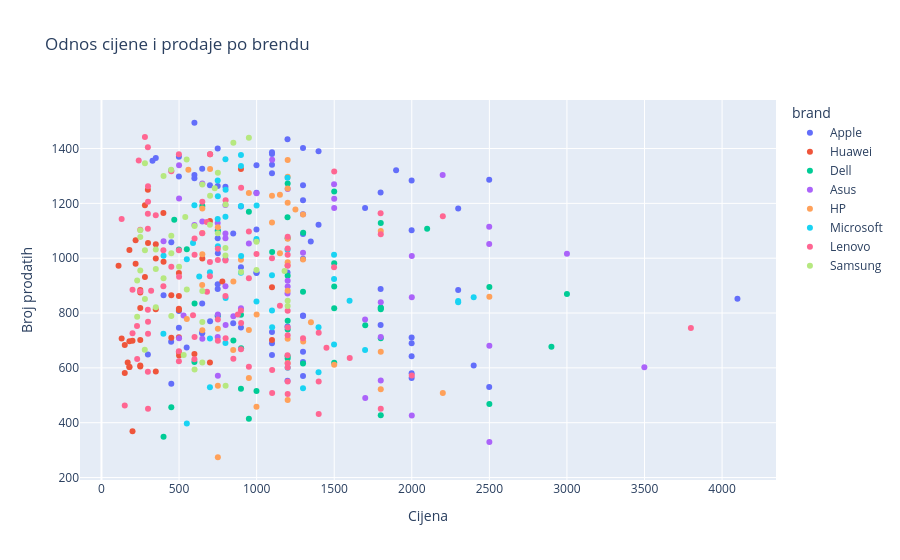

Write notebook code for a chart like this one.
### Markdown cell above
## Odnos cijene i prodaje
Preko scatter plota cu prikazati da li skuplje cijene znace manju prodaju,svaka tacka je jedan proizvod,a boja oznacava brend.

### Code cell
fig5 = px.scatter(
    df_filtered,
    x='price',
    y='quantity_sold',
    color='brand',
    hover_name='product_name',
    title='Odnos cijene i prodaje po brendu',
    labels={"price":"Cijena","quantity_sold":"Broj prodatih"},
    size_max=15
)
fig5.show()

### Figure 1 — Plotly figure (JSON) as saved in the notebook; plotly's stock layout.template omitted (floating-point values rounded to 4 significant figures)
{"data": [{"hovertemplate": "<b>%{hovertext}</b><br><br>brand=Apple<br>Cijena=%{x}<br>Broj prodatih=%{y}<extra></extra>", "hovertext": ["iPad mini (2021) (64GB, Blue)", "iPad Pro 11 (2018) (128GB, Purple)", "iPad Pro 11 (2018) (128GB, Green)", "MacBook Pro 14 (2021) (1TB, White)", "MacBook Air M2 (2022) (512GB, Brown)", "iPad mini (2021) (512GB, White)", "MacBook Air (2017) (1TB, Purple)", "iPad Pro 11 (2018) (1TB, Blue)", "iPad Air (2019) (256GB, Orange)", "MacBook Pro 13 (2020) (128GB, Purple)", "MacBook Pro 16 (2021) (64GB, Green)", "iPad Pro 12.9 (2021) (1TB, Blue)", "MacBook Pro 14 (2023) (128GB, Purple)", "iPad Air (2020) (1TB, Gray)", "MacBook Air M1 (2020) (256GB, Purple)", "MacBook Pro 13 (2022) (64GB, White)", "MacBook Pro 13 (2020) (1TB, Green)", "MacBook Pro 14 (2021) (512GB, Purple)", "MacBook Pro 13 (2020) (256GB, Yellow)", "iPad Pro 11 (2020) (512GB, Red)", "MacBook Pro 14 (2023) (512GB, White)", "iPad Pro 11 (2020) (256GB, Brown)", "iPad Air (2019) (512GB, Brown)", "iPad (2017) (64GB, White)", "MacBook Air M2 (2022) (256GB, Gray)", "MacBook Air M1 (2020) (64GB, Yellow)", "iPad Air (2020) (256GB, Red)", "iPad Air (2020) (256GB, White)", "MacBook Pro 14 (2023) (128GB, Orange)", "MacBook Air (2017) (512GB, White)", "iPad Pro 11 (2020) (64GB, Black)", "MacBook Air M2 (2022) (256GB, Orange)", "MacBook Air (2019) (512GB, Green)", "iPad Pro 12.9 (2021) (1TB, White)", "iPad mini (2021) (64GB, Green)", "MacBook Pro 14 (2021) (128GB, Black)", "iPad Pro 12.9 (2021) (512GB, Green)", "MacBook Pro 16 (2021) (128GB, Yellow)", "iPad (2020) (1TB, Brown)", "MacBook Pro 13 (2019) (256GB, Blue)", "iPad (2018) (64GB, Gray)", "MacBook Air M1 (2020) (256GB, Blue)", "MacBook Pro 13 (2019) (64GB, Green)", "MacBook Air M2 (2022) (512GB, Blue)", "MacBook Air (2019) (1TB, Black)", "iPad Pro 11 (2018) (256GB, Brown)", "iPad Air (2019) (128GB, Brown)", "MacBook Air M1 (2020) (512GB, Yellow)", "iPad Air (2020) (512GB, Purple)", "iPad mini (2021) (256GB, Black)", "iPad Air (2022) (256GB, Blue)", "iPad (2017) (256GB, Orange)", "MacBook Pro 16 (2021) (1TB, Orange)", "iPad mini (2021) (256GB, Orange)", "MacBook Pro 13 (2022) (256GB, Brown)", "iPad (2020) (512GB, Brown)", "MacBook Air (2019) (128GB, Orange)", "MacBook Pro 13 (2019) (256GB, Black)", "iPad (2018) (256GB, Brown)", "iPad Air (2020) (512GB, White)", "MacBook Air M1 (2020) (512GB, Orange)", "MacBook Air (2019) (128GB, Yellow)", "MacBook Pro 13 (2019) (128GB, Yellow)", "MacBook Pro 14 (2021) (256GB, Blue)", "iPad (2018) (128GB, Brown)", "iPad (2020) (1TB, Blue)", "MacBook Air (2017) (1TB, White)", "iPad Pro 11 (2020) (256GB, Red)", "iPad (2017) (64GB, Yellow)", "MacBook Pro 16 (2021) (512GB, Gray)", "iPad (2017) (128GB, Orange)", "MacBook Air (2017) (128GB, Purple)", "iPad (2020) (512GB, Gray)", "iPad Air (2022) (64GB, Green)", "MacBook Pro 13 (2022) (1TB, Orange)", "MacBook Air M2 (2022) (512GB, Red)", "iPad Air (2022) (256GB, Red)", "iPad (2017) (1TB, Brown)", "MacBook Pro 13 (2022) (1TB, Purple)", "iPad Air (2022) (128GB, Yellow)", "MacBook Pro 13 (2022) (128GB, Red)", "MacBook Pro 13 (2019) (256GB, Red)", "iPad Pro 11 (2018) (512GB, Orange)", "iPad Air (2019) (128GB, Purple)", "MacBook Pro 13 (2020) (64GB, Green)", "MacBook Pro 13 (2020) (128GB, Orange)"], "legendgroup": "Apple", "marker": {"color": "#636efa", "symbol": "circle"}, "mode": "markers", "name": "Apple", "orientation": "v", "showlegend": true, "type": "scatter", "x": [499.0, 699.0, 649.0, 2299.0, 1349.0, 749.0, 450.0, 999.0, 549.0, 1299.0, 4099.0, 1799.0, 1999.0, 899.0, 999.0, 1999.0, 1799.0, 1999.0, 1099.0, 1299.0, 1999.0, 849.0, 649.0, 299.0, 1099.0, 1099.0, 749.0, 749.0, 1999.0, 750.0, 799.0, 1099.0, 1099.0, 1799.0, 499.0, 1999.0, 1299.0, 2399.0, 1199.0, 1099.0, 329.0, 999.0, 2299.0, 1399.0, 1299.0, 799.0, 499.0, 1199.0, 749.0, 599.0, 749.0, 649.0, 2499.0, 649.0, 1199.0, 849.0, 999.0, 1299.0, 449.0, 749.0, 1199.0, 899.0, 1299.0, 1999.0, 350.0, 1299.0, 700.0, 899.0, 400.0, 2499.0, 449.0, 450.0, 1099.0, 599.0, 1699.0, 1399.0, 749.0, 999.0, 1899.0, 599.0, 1299.0, 1299.0, 999.0, 499.0, 1299.0, 1299.0], "xaxis": "x", "y": [807.0, 1266.0, 1326.0, 1181.0, 1061.0, 888.0, 542.0, 1064.0, 674.0, 998.0, 852.0, 1240.0, 563.0, 747.0, 1239.0, 711.0, 756.0, 642.0, 690.0, 791.0, 690.0, 1090.0, 835.0, 649.0, 1380.0, 1341.0, 1073.0, 788.0, 580.0, 1018.0, 996.0, 1386.0, 1310.0, 888.0, 1298.0, 1102.0, 1402.0, 609.0, 948.0, 647.0, 1355.0, 1339.0, 884.0, 1122.0, 621.0, 1261.0, 746.0, 553.0, 1400.0, 1292.0, 1101.0, 726.0, 530.0, 728.0, 751.0, 763.0, 1105.0, 789.0, 1320.0, 905.0, 1434.0, 1189.0, 1160.0, 1283.0, 1365.0, 1088.0, 770.0, 967.0, 865.0, 1286.0, 695.0, 1058.0, 731.0, 1494.0, 1183.0, 1390.0, 1263.0, 948.0, 1321.0, 1303.0, 1266.0, 1211.0, 946.0, 1370.0, 570.0, 659.0], "yaxis": "y"}, {"hovertemplate": "<b>%{hovertext}</b><br><br>brand=Huawei<br>Cijena=%{x}<br>Broj prodatih=%{y}<extra></extra>", "hovertext": ["MediaPad T5 (64GB, Brown)", "MatePad T10s (512GB, Yellow)", "MatePad Pro 12.6 (128GB, White)", "MediaPad T5 (512GB, Yellow)", "MediaPad T5 (512GB, Purple)", "MediaPad M6 (64GB, Green)", "MediaPad M6 (1TB, Brown)", "MatePad Pro 12.6 (1TB, Yellow)", "MatePad 11 (512GB, Blue)", "MatePad T10 (64GB, Blue)", "MatePad T8 (512GB, Red)", "MatePad T8 (256GB, Green)", "MatePad T8 (256GB, Gray)", "MediaPad M6 (1TB, White)", "MatePad T10s (128GB, Gray)", "MediaPad T5 (128GB, Orange)", "MatePad T8 (1TB, Black)", "MatePad T10s (1TB, Gray)", "MatePad Pro (64GB, Blue)", "MediaPad M5 (128GB, Red)", "MatePad Pro (128GB, Green)", "MatePad Pro 12.6 (1TB, Green)", "MatePad Pro (64GB, Orange)", "MatePad T10 (64GB, Red)", "MatePad 11 (1TB, Green)", "MediaPad M5 (64GB, Black)", "MatePad 11 (128GB, Green)", "MatePad T10 (512GB, Purple)", "MatePad Paper (512GB, Brown)", "MatePad 11 (64GB, Brown)", "MatePad Paper (64GB, Orange)", "MatePad 11 (512GB, Yellow)", "MediaPad M5 (256GB, Black)", "MatePad Paper (256GB, Yellow)", "MatePad T10s (256GB, Blue)", "MatePad Pro (64GB, Black)", "MatePad T8 (512GB, Blue)", "MediaPad M6 (64GB, Purple)", "MediaPad M5 (64GB, Brown)", "MatePad Paper (128GB, Green)", "MatePad Pro 12.6 (128GB, Yellow)", "MediaPad M6 (128GB, Black)", "MatePad T10s (64GB, Yellow)", "MatePad T10 (512GB, Yellow)", "MediaPad T5 (1TB, Blue)", "MediaPad M5 (512GB, Green)", "MatePad T10s (64GB, Yellow)"], "legendgroup": "Huawei", "marker": {"color": "#EF553B", "symbol": "circle"}, "mode": "markers", "name": "Huawei", "orientation": "v", "showlegend": true, "type": "scatter", "x": [220.0, 250.0, 700.0, 280.0, 300.0, 280.0, 450.0, 1099.0, 699.0, 150.0, 150.0, 169.0, 110.0, 650.0, 220.0, 250.0, 180.0, 250.0, 499.0, 399.0, 599.0, 1099.0, 499.0, 180.0, 899.0, 350.0, 450.0, 250.0, 699.0, 400.0, 499.0, 500.0, 350.0, 499.0, 200.0, 499.0, 130.0, 250.0, 299.0, 499.0, 779.0, 350.0, 180.0, 200.0, 250.0, 350.0, 180.0], "xaxis": "x", "y": [980.0, 702.0, 1379.0, 931.0, 1055.0, 1193.0, 710.0, 702.0, 1136.0, 581.0, 683.0, 620.0, 972.0, 999.0, 1065.0, 818.0, 697.0, 609.0, 862.0, 1165.0, 651.0, 894.0, 946.0, 1030.0, 1325.0, 814.0, 865.0, 884.0, 620.0, 987.0, 816.0, 645.0, 1051.0, 658.0, 369.0, 811.0, 707.0, 605.0, 1250.0, 712.0, 915.0, 999.0, 603.0, 699.0, 875.0, 587.0, 603.0], "yaxis": "y"}, {"hovertemplate": "<b>%{hovertext}</b><br><br>brand=Dell<br>Cijena=%{x}<br>Broj prodatih=%{y}<extra></extra>", "hovertext": ["G3 15 (512GB, Gray)", "Latitude 7400 (64GB, Green)", "Inspiron 14 5000 (128GB, Green)", "XPS 17 (9700) (1TB, Black)", "Inspiron 14 5000 (256GB, Gray)", "Inspiron 15 3000 (1TB, Brown)", "Latitude 7400 (1TB, Orange)", "Inspiron 14 5000 (512GB, Purple)", "G5 15 (1TB, White)", "XPS 15 (9500) (64GB, Blue)", "Alienware m15 R3 (256GB, Black)", "XPS 13 (9370) (1TB, Black)", "XPS 15 (9500) (256GB, Yellow)", "XPS 15 (9500) (256GB, White)", "XPS 13 (9360) (256GB, Orange)", "XPS 17 (9700) (64GB, Yellow)", "XPS 15 (9500) (64GB, Yellow)", "XPS 13 (9360) (512GB, Purple)", "G3 15 (64GB, Red)", "Alienware m15 R3 (1TB, Gray)", "Inspiron 15 3000 (64GB, Green)", "Latitude 7400 (512GB, Orange)", "G3 15 (256GB, Yellow)", "XPS 13 (9360) (1TB, Purple)", "XPS 17 (9700) (256GB, Red)", "XPS 13 (9360) (64GB, Black)", "Inspiron 15 3000 (512GB, Black)", "Inspiron 15 3000 (256GB, Black)", "XPS 13 (9370) (64GB, Purple)", "Latitude 7400 (128GB, Gray)", "G5 15 (64GB, Green)", "Alienware m15 R3 (1TB, Brown)", "Alienware m15 R3 (1TB, Brown)", "G5 15 (512GB, Blue)", "Inspiron 15 3000 (1TB, Gray)", "G3 15 (128GB, Yellow)", "XPS 13 (9360) (256GB, Blue)", "XPS 13 (9370) (64GB, Yellow)", "Inspiron 14 5000 (256GB, Blue)", "XPS 15 (9500) (128GB, Blue)", "XPS 13 (9370) (512GB, Gray)", "Alienware m15 R3 (128GB, Blue)", "XPS 17 (9700) (512GB, Red)", "G5 15 (1TB, Brown)", "Latitude 7400 (256GB, Black)", "G5 15 (64GB, White)"], "legendgroup": "Dell", "marker": {"color": "#00cc96", "symbol": "circle"}, "mode": "markers", "name": "Dell", "orientation": "v", "showlegend": true, "type": "scatter", "x": [950.0, 1500.0, 600.0, 2500.0, 599.0, 499.0, 1500.0, 750.0, 1199.0, 2500.0, 1300.0, 1299.0, 1500.0, 1500.0, 899.0, 2900.0, 3000.0, 950.0, 750.0, 1800.0, 400.0, 1299.0, 999.0, 1200.0, 1800.0, 1500.0, 550.0, 469.0, 1800.0, 850.0, 1200.0, 1800.0, 1800.0, 1100.0, 450.0, 899.0, 900.0, 1700.0, 650.0, 1200.0, 1200.0, 1800.0, 2099.0, 1200.0, 1200.0, 1200.0], "xaxis": "x", "y": [414.0, 982.0, 835.0, 468.0, 621.0, 1032.0, 897.0, 792.0, 1149.0, 895.0, 1093.0, 616.0, 817.0, 619.0, 794.0, 677.0, 869.0, 1169.0, 1099.0, 1128.0, 349.0, 878.0, 516.0, 1272.0, 427.0, 1243.0, 1033.0, 1140.0, 708.0, 700.0, 740.0, 819.0, 819.0, 1023.0, 456.0, 524.0, 672.0, 755.0, 1190.0, 634.0, 936.0, 814.0, 1107.0, 1073.0, 772.0, 642.0], "yaxis": "y"}, {"hovertemplate": "<b>%{hovertext}</b><br><br>brand=Asus<br>Cijena=%{x}<br>Broj prodatih=%{y}<extra></extra>", "hovertext": ["ExpertBook B9 (512GB, Gray)", "ROG Strix Scar 15 (256GB, Black)", "VivoBook 15 X512 (256GB, Brown)", "VivoBook S15 (512GB, Red)", "ROG Zephyrus G14 (256GB, Purple)", "ZenBook 14 UX425 (128GB, Black)", "ZenBook Pro Duo 15 (1TB, Red)", "Chromebook Flip C434 (64GB, Brown)", "TUF Gaming A15 (128GB, Blue)", "ZenBook 14 UX425 (128GB, Gray)", "ZenBook Duo 14 (64GB, Gray)", "ExpertBook B9 (128GB, Orange)", "ZenBook 14 UX425 (256GB, White)", "Chromebook Flip C434 (128GB, Black)", "ZenBook Duo 14 (512GB, Yellow)", "VivoBook 15 X512 (128GB, Purple)", "ExpertBook B9 (256GB, Red)", "TUF Gaming A15 (128GB, Yellow)", "Chromebook Flip C434 (1TB, Gray)", "VivoBook S15 (1TB, Gray)", "ZenBook Duo 14 (64GB, Green)", "VivoBook 15 X512 (1TB, Orange)", "VivoBook S15 (256GB, Orange)", "TUF Gaming A15 (128GB, Green)", "ROG Zephyrus G14 (64GB, Orange)", "VivoBook S15 (512GB, Brown)", "ExpertBook B9 (64GB, Green)", "Chromebook Flip C434 (128GB, Red)", "ZenBook Pro Duo 15 (64GB, White)", "TUF Gaming A15 (1TB, Orange)", "ROG Strix Scar 15 (256GB, Red)", "ROG Strix Scar 15 (512GB, Green)", "ROG Zephyrus G14 (512GB, Brown)", "ZenBook 14 UX425 (1TB, White)", "ROG Zephyrus G14 (1TB, Red)", "TUF Gaming A15 (1TB, Red)", "ZenBook Pro Duo 15 (256GB, White)", "ZenBook 14 UX425 (128GB, Purple)", "ROG Strix Scar 15 (256GB, Orange)", "Chromebook Flip C434 (1TB, Blue)", "ROG Strix Scar 15 (512GB, Brown)", "VivoBook 15 X512 (64GB, White)", "ZenBook Pro Duo 15 (256GB, Gray)", "VivoBook S15 (64GB, Red)", "ZenBook Pro Duo 15 (256GB, Brown)", "VivoBook 15 X512 (64GB, Purple)"], "legendgroup": "Asus", "marker": {"color": "#ab63fa", "symbol": "circle"}, "mode": "markers", "name": "Asus", "orientation": "v", "showlegend": true, "type": "scatter", "x": [1700.0, 2000.0, 500.0, 749.0, 1200.0, 799.0, 2499.0, 529.0, 899.0, 799.0, 1800.0, 1500.0, 799.0, 500.0, 1299.0, 400.0, 1200.0, 999.0, 599.0, 850.0, 1500.0, 650.0, 750.0, 950.0, 2499.0, 749.0, 2500.0, 500.0, 3499.0, 1200.0, 1800.0, 1800.0, 1499.0, 1100.0, 1699.0, 1199.0, 3000.0, 800.0, 2199.0, 650.0, 2000.0, 650.0, 2000.0, 750.0, 2500.0, 799.0], "xaxis": "x", "y": [490.0, 1008.0, 1339.0, 1128.0, 918.0, 1090.0, 1115.0, 791.0, 817.0, 898.0, 554.0, 1183.0, 1073.0, 1218.0, 1020.0, 1062.0, 897.0, 1237.0, 1121.0, 788.0, 1217.0, 1134.0, 795.0, 1054.0, 1052.0, 713.0, 681.0, 708.0, 602.0, 1252.0, 839.0, 713.0, 1270.0, 1359.0, 776.0, 871.0, 1016.0, 756.0, 1303.0, 1272.0, 858.0, 706.0, 426.0, 571.0, 330.0, 1194.0], "yaxis": "y"}, {"hovertemplate": "<b>%{hovertext}</b><br><br>brand=HP<br>Cijena=%{x}<br>Broj prodatih=%{y}<extra></extra>", "hovertext": ["ENVY 15 (256GB, Purple)", "ProBook 450 G7 (128GB, Green)", "ENVY 13 (1TB, Orange)", "EliteBook 840 G6 (64GB, Purple)", "Omen 15 (512GB, Yellow)", "ProBook 450 G7 (1TB, Yellow)", "ENVY 13 (256GB, Purple)", "Omen 15 (64GB, Green)", "Pavilion 15 (128GB, Black)", "ZBook Firefly 14 (64GB, Brown)", "Spectre x360 13 (256GB, Gray)", "ENVY 15 (1TB, White)", "Spectre x360 13 (512GB, Green)", "Pavilion 15 (1TB, Gray)", "Spectre x360 13 (64GB, Gray)", "EliteBook 840 G6 (64GB, Red)", "Pavilion 14 (1TB, Purple)", "Spectre x360 15 (512GB, Blue)", "EliteBook 840 G6 (64GB, Gray)", "Spectre x360 15 (128GB, Yellow)", "Pavilion 15 (1TB, Black)", "Pavilion 14 (128GB, Green)", "Omen 15 (128GB, Black)", "Spectre x360 13 (128GB, Purple)", "ProBook 450 G7 (256GB, Blue)", "Spectre x360 13 (64GB, Black)", "ENVY 13 (64GB, Black)", "ENVY 13 (1TB, Purple)", "Spectre x360 15 (128GB, Blue)", "ProBook 450 G7 (1TB, Brown)", "ZBook Firefly 14 (512GB, Yellow)", "Omen 15 (1TB, Green)", "Pavilion 15 (64GB, Orange)", "ZBook Firefly 14 (128GB, Blue)", "ENVY 15 (128GB, Black)", "Omen 15 (64GB, Blue)", "ENVY 15 (64GB, White)", "Pavilion 15 (1TB, Yellow)", "Pavilion 14 (1TB, Orange)", "ZBook Firefly 14 (64GB, Yellow)", "ENVY 15 (64GB, Black)", "Pavilion 14 (256GB, White)", "EliteBook 840 G6 (128GB, Orange)", "Pavilion 14 (1TB, White)", "Spectre x360 15 (64GB, Black)", "ZBook Firefly 14 (128GB, Black)"], "legendgroup": "HP", "marker": {"color": "#FFA15A", "symbol": "circle"}, "mode": "markers", "name": "HP", "orientation": "v", "showlegend": true, "type": "scatter", "x": [899.0, 750.0, 1150.0, 1200.0, 1150.0, 950.0, 950.0, 1800.0, 550.0, 2500.0, 1000.0, 1200.0, 1299.0, 700.0, 1099.0, 1200.0, 650.0, 1300.0, 1200.0, 1200.0, 650.0, 560.0, 1299.0, 999.0, 650.0, 1199.0, 849.0, 1099.0, 1200.0, 850.0, 1500.0, 1350.0, 750.0, 1200.0, 950.0, 2200.0, 1200.0, 649.0, 750.0, 1800.0, 1200.0, 650.0, 1200.0, 750.0, 1800.0, 1250.0], "xaxis": "x", "y": [994.0, 1113.0, 1231.0, 1358.0, 1018.0, 738.0, 1238.0, 1099.0, 778.0, 859.0, 795.0, 985.0, 1159.0, 1325.0, 1130.0, 1254.0, 1014.0, 696.0, 706.0, 1071.0, 737.0, 1323.0, 995.0, 458.0, 1181.0, 974.0, 665.0, 1228.0, 618.0, 915.0, 611.0, 766.0, 743.0, 1297.0, 563.0, 508.0, 881.0, 902.0, 535.0, 522.0, 1202.0, 1092.0, 483.0, 274.0, 659.0, 1178.0], "yaxis": "y"}, {"hovertemplate": "<b>%{hovertext}</b><br><br>brand=Microsoft<br>Cijena=%{x}<br>Broj prodatih=%{y}<extra></extra>", "hovertext": ["Surface Pro 9 (256GB, Purple)", "Surface Pro 7 (64GB, Black)", "Surface Go 3 (1TB, Red)", "Surface Pro 7 (1TB, Gray)", "Surface Go (1TB, Blue)", "Surface Pro 6 (256GB, Orange)", "Surface Pro 7+ (1TB, Brown)", "Surface Pro 7 (256GB, Blue)", "Surface Pro 8 (1TB, Brown)", "Surface Go (256GB, Red)", "Surface Go 2 (1TB, Orange)", "Surface Go 3 (256GB, Yellow)", "Surface Pro 7+ (256GB, Blue)", "Surface Pro 8 (256GB, Red)", "Surface Pro X (128GB, Purple)", "Surface Go 2 (512GB, Orange)", "Surface Pro 7+ (64GB, Gray)", "Surface Book 3 (1TB, Orange)", "Surface Pro 6 (256GB, Purple)", "Surface Go (1TB, Black)", "Surface Go 2 (512GB, Yellow)", "Surface Pro X (512GB, White)", "Surface Pro 6 (1TB, Red)", "Surface Go 2 (256GB, Brown)", "Surface Go 3 (64GB, Brown)", "Surface Go 3 (64GB, White)", "Surface Pro 7 (64GB, White)", "Surface Pro 6 (128GB, Red)", "Surface Pro 9 (256GB, Red)", "Surface Go 3 (256GB, Green)", "Surface Pro 8 (128GB, Green)", "Surface Pro 9 (64GB, Yellow)", "Surface Pro X (64GB, Gray)", "Surface Pro 7+ (64GB, Yellow)", "Surface Book 3 (128GB, Brown)", "Surface Pro 9 (128GB, Brown)", "Surface Pro X (512GB, Green)", "Surface Book 3 (64GB, Brown)", "Surface Pro 7 (512GB, Gray)", "Surface Go (256GB, White)", "Surface Pro X (256GB, Orange)", "Surface Pro 6 (512GB, Red)", "Surface Go (512GB, Orange)", "Surface Pro 8 (64GB, Purple)"], "legendgroup": "Microsoft", "marker": {"color": "#19d3f3", "symbol": "circle"}, "mode": "markers", "name": "Microsoft", "orientation": "v", "showlegend": true, "type": "scatter", "x": [999.0, 749.0, 799.0, 1599.0, 999.0, 1100.0, 2299.0, 899.0, 1699.0, 550.0, 800.0, 599.0, 1199.0, 1099.0, 899.0, 699.0, 750.0, 2399.0, 1000.0, 750.0, 699.0, 1499.0, 1499.0, 630.0, 400.0, 399.0, 749.0, 799.0, 1099.0, 590.0, 799.0, 1299.0, 900.0, 800.0, 1399.0, 899.0, 1499.0, 2299.0, 1399.0, 550.0, 1199.0, 1200.0, 699.0, 899.0], "xaxis": "x", "y": [1070.0, 1283.0, 691.0, 845.0, 842.0, 748.0, 844.0, 947.0, 665.0, 996.0, 1250.0, 1193.0, 1031.0, 809.0, 1190.0, 529.0, 1226.0, 858.0, 1192.0, 1044.0, 949.0, 1013.0, 685.0, 933.0, 1009.0, 724.0, 1143.0, 1151.0, 938.0, 1055.0, 1361.0, 526.0, 1008.0, 855.0, 584.0, 1336.0, 924.0, 839.0, 748.0, 397.0, 1293.0, 600.0, 707.0, 1376.0], "yaxis": "y"}, {"hovertemplate": "<b>%{hovertext}</b><br><br>brand=Lenovo<br>Cijena=%{x}<br>Broj prodatih=%{y}<extra></extra>", "hovertext": ["Tab P11 (256GB, White)", "Yoga 9i (1TB, Purple)", "Yoga Smart Tab (1TB, Purple)", "ThinkPad X12 Detachable (512GB, White)", "Tab P12 Pro (512GB, Orange)", "Yoga 9i (256GB, Red)", "ThinkPad X1 Carbon (7th Gen) (64GB, Purple)", "Yoga 9i (1TB, Red)", "IdeaPad Duet Chromebook (512GB, Green)", "IdeaPad 5 (128GB, Green)", "Tab P11 Pro (128GB, Brown)", "Tab P11 Pro (1TB, Green)", "ThinkPad T14 (64GB, Green)", "Tab M8 (256GB, Purple)", "IdeaPad 5 (256GB, Brown)", "Tab M8 (512GB, White)", "Tab P12 Pro (1TB, White)", "IdeaPad 5 (1TB, White)", "IdeaPad Duet 3 (1TB, Orange)", "Yoga Smart Tab (256GB, Brown)", "Yoga Slim 7 (512GB, Red)", "ThinkPad X1 Carbon (7th Gen) (256GB, Red)", "ThinkPad X12 Detachable (64GB, Brown)", "ThinkPad X1 Carbon (7th Gen) (128GB, Green)", "ThinkBook 15 (64GB, Black)", "IdeaPad Duet Chromebook (512GB, Brown)", "Legion 7 (512GB, Orange)", "IdeaPad Duet Chromebook (128GB, Orange)", "ThinkPad X1 Carbon (7th Gen) (512GB, Gray)", "Tab P12 Pro (128GB, Brown)", "Yoga Slim 7 (256GB, Yellow)", "ThinkPad T14 (64GB, Brown)", "IdeaPad Duet 3 (64GB, White)", "Tab P11 Pro (512GB, Brown)", "IdeaPad Flex 5 (128GB, Purple)", "IdeaPad Duet 3 (1TB, White)", "Legion 5 (64GB, Yellow)", "Tab P12 Pro (128GB, Blue)", "Tab M8 (512GB, Black)", "Tab P11 Pro (512GB, White)", "ThinkPad T14 (256GB, Green)", "Tab P11 (256GB, Yellow)", "Tab P12 Pro (256GB, Red)", "ThinkPad X1 Yoga (4th Gen) (512GB, Yellow)", "IdeaPad 5 (64GB, Purple)", "Tab M8 (1TB, White)", "Tab P11 (64GB, Blue)", "Legion 5 (256GB, Blue)", "Tab M10 FHD Plus (128GB, White)", "Tab M8 (128GB, Purple)", "IdeaPad Flex 5 (512GB, Orange)", "Tab P11 (128GB, Green)", "Yoga 9i (128GB, Brown)", "Yoga Slim 7 (1TB, Blue)", "IdeaPad Duet Chromebook (256GB, Green)", "IdeaPad Flex 5 (1TB, Gray)", "ThinkPad X1 Yoga (4th Gen) (256GB, White)", "Yoga Tab 13 (256GB, Gray)", "Tab M10 FHD Plus (128GB, Gray)", "ThinkBook 15 (128GB, White)", "Yoga 9i (512GB, White)", "ThinkPad X1 Carbon (7th Gen) (64GB, Black)", "Legion 5 (128GB, White)", "IdeaPad Flex 5 (128GB, Orange)", "Yoga Slim 7 (1TB, Red)", "Legion 5 (512GB, Green)", "ThinkPad T14 (256GB, White)", "ThinkPad X1 Yoga (4th Gen) (128GB, Yellow)", "ThinkPad X12 Detachable (128GB, White)", "Tab M10 FHD Plus (512GB, Green)", "IdeaPad Duet 3 (64GB, Yellow)", "Yoga Smart Tab (64GB, White)", "ThinkPad T14 (1TB, Gray)", "IdeaPad 5 (128GB, Purple)", "Tab M10 FHD Plus (1TB, Yellow)", "Yoga Tab 13 (256GB, White)", "Yoga Tab 13 (128GB, Red)", "Yoga Smart Tab (512GB, Orange)", "Tab P11 Pro (1TB, Black)", "ThinkBook 15 (256GB, Green)", "ThinkPad X1 Yoga (4th Gen) (128GB, Black)", "Tab P11 (64GB, Black)", "Legion 7 (64GB, Red)", "Yoga Slim 7 (512GB, Gray)", "ThinkPad X12 Detachable (256GB, White)", "IdeaPad Flex 5 (1TB, Purple)", "Yoga Tab 13 (64GB, Gray)", "ThinkPad X12 Detachable (128GB, Brown)", "Legion 5 (512GB, Black)", "IdeaPad Duet Chromebook (256GB, Red)", "ThinkBook 15 (512GB, Gray)"], "legendgroup": "Lenovo", "marker": {"color": "#FF6692", "symbol": "circle"}, "mode": "markers", "name": "Lenovo", "orientation": "v", "showlegend": true, "type": "scatter", "x": [300.0, 1600.0, 300.0, 1400.0, 900.0, 1200.0, 1800.0, 1799.0, 399.0, 650.0, 499.0, 799.0, 1800.0, 200.0, 600.0, 300.0, 899.0, 850.0, 500.0, 300.0, 950.0, 1100.0, 1200.0, 1200.0, 1200.0, 499.0, 1499.0, 280.0, 1200.0, 499.0, 879.0, 2200.0, 299.0, 799.0, 450.0, 590.0, 1500.0, 599.0, 200.0, 600.0, 1200.0, 320.0, 699.0, 1400.0, 700.0, 130.0, 229.0, 999.0, 250.0, 150.0, 750.0, 299.0, 1199.0, 1299.0, 299.0, 800.0, 1200.0, 679.0, 230.0, 649.0, 1400.0, 2000.0, 950.0, 499.0, 1200.0, 1150.0, 1200.0, 900.0, 1099.0, 299.0, 300.0, 240.0, 1450.0, 600.0, 450.0, 699.0, 399.0, 350.0, 800.0, 750.0, 1200.0, 250.0, 3799.0, 950.0, 1200.0, 750.0, 680.0, 1100.0, 899.0, 299.0, 750.0], "xaxis": "x", "y": [1206.0, 636.0, 1262.0, 432.0, 1257.0, 972.0, 1087.0, 1164.0, 898.0, 1206.0, 624.0, 862.0, 451.0, 885.0, 1013.0, 451.0, 809.0, 633.0, 932.0, 724.0, 604.0, 592.0, 1078.0, 601.0, 719.0, 1379.0, 967.0, 1442.0, 1013.0, 1029.0, 795.0, 1153.0, 1107.0, 992.0, 1317.0, 792.0, 1316.0, 631.0, 726.0, 1072.0, 505.0, 881.0, 934.0, 550.0, 1379.0, 1143.0, 753.0, 1015.0, 879.0, 463.0, 699.0, 812.0, 646.0, 708.0, 1405.0, 708.0, 616.0, 1132.0, 632.0, 1091.0, 728.0, 572.0, 1097.0, 661.0, 550.0, 827.0, 1035.0, 764.0, 1000.0, 586.0, 768.0, 1356.0, 673.0, 713.0, 969.0, 986.0, 1029.0, 1157.0, 1211.0, 1034.0, 808.0, 1104.0, 745.0, 927.0, 747.0, 776.0, 878.0, 508.0, 668.0, 1162.0, 993.0], "yaxis": "y"}, {"hovertemplate": "<b>%{hovertext}</b><br><br>brand=Samsung<br>Cijena=%{x}<br>Broj prodatih=%{y}<extra></extra>", "hovertext": ["Galaxy Tab S4 (256GB, Purple)", "Galaxy Tab S4 (64GB, White)", "Galaxy Tab S6 (512GB, Gray)", "Galaxy Tab A7 (128GB, Green)", "Galaxy Tab S6 (128GB, Red)", "Galaxy Tab S7 (512GB, Brown)", "Galaxy Tab S7 FE (256GB, Black)", "Galaxy Tab S7 (512GB, Yellow)", "Galaxy Tab S7 FE (64GB, Brown)", "Galaxy Tab Active3 (256GB, Red)", "Galaxy Tab S5e (64GB, Orange)", "Galaxy Tab S7 FE (1TB, Orange)", "Galaxy Tab Active3 (512GB, Orange)", "Galaxy Tab S8 Ultra (64GB, Yellow)", "Galaxy Tab A8 (128GB, Gray)", "Galaxy Tab Active3 (256GB, Yellow)", "Galaxy Tab A7 (128GB, Gray)", "Galaxy Tab S4 (128GB, Gray)", "Galaxy Tab S8 Ultra (64GB, Purple)", "Galaxy Tab S8 Ultra (256GB, Brown)", "Galaxy Tab S4 (1TB, Purple)", "Galaxy Tab S4 (64GB, Red)", "Galaxy Tab S8 Ultra (512GB, White)", "Galaxy Tab S8 (1TB, Gray)", "Galaxy Tab A8 (64GB, Red)", "Galaxy Tab S8 (128GB, Brown)", "Galaxy Tab S5e (128GB, Black)", "Galaxy Tab Active3 (256GB, White)", "Galaxy Tab S8 (1TB, Blue)", "Galaxy Tab Active3 (256GB, Green)", "Galaxy Tab A8 (128GB, Yellow)", "Galaxy Tab S7 FE (1TB, White)", "Galaxy Tab A7 (1TB, Gray)", "Galaxy Tab S5e (64GB, Yellow)", "Galaxy Tab A8 (64GB, White)", "Galaxy Tab S8 (64GB, Gray)", "Galaxy Tab A7 (128GB, Orange)", "Galaxy Tab S8 Ultra (128GB, Green)", "Galaxy Tab S5e (1TB, Black)", "Galaxy Tab S6 (128GB, Blue)", "Galaxy Tab S6 (64GB, Red)", "Galaxy Tab A7 (512GB, White)", "Galaxy Tab S7 (1TB, White)", "Galaxy Tab A8 (512GB, Green)", "Galaxy Tab S5e (256GB, Brown)", "Galaxy Tab S6 (64GB, Green)"], "legendgroup": "Samsung", "marker": {"color": "#B6E880", "symbol": "circle"}, "mode": "markers", "name": "Samsung", "orientation": "v", "showlegend": true, "type": "scatter", "x": [750.0, 350.0, 730.0, 250.0, 550.0, 799.0, 530.0, 750.0, 450.0, 650.0, 350.0, 799.0, 600.0, 800.0, 280.0, 600.0, 250.0, 500.0, 999.0, 950.0, 850.0, 400.0, 1200.0, 1180.0, 230.0, 699.0, 450.0, 540.0, 1200.0, 650.0, 280.0, 650.0, 280.0, 449.0, 230.0, 700.0, 279.0, 999.0, 800.0, 650.0, 350.0, 250.0, 900.0, 400.0, 549.0, 450.0], "xaxis": "x", "y": [1312.0, 821.0, 1255.0, 1102.0, 886.0, 1037.0, 647.0, 1091.0, 789.0, 880.0, 1032.0, 1010.0, 1117.0, 1196.0, 1029.0, 594.0, 955.0, 969.0, 1060.0, 1439.0, 1421.0, 1300.0, 845.0, 953.0, 786.0, 1122.0, 1018.0, 1150.0, 826.0, 620.0, 1346.0, 1269.0, 851.0, 1323.0, 919.0, 1228.0, 666.0, 957.0, 535.0, 767.0, 961.0, 1077.0, 950.0, 927.0, 1360.0, 1082.0], "yaxis": "y"}], "layout": {"legend": {"title": {"text": "brand"}, "tracegroupgap": 0}, "title": {"text": "Odnos cijene i prodaje po brendu"}, "xaxis": {"anchor": "y", "domain": [0, 1], "title": {"text": "Cijena"}}, "yaxis": {"anchor": "x", "domain": [0, 1], "title": {"text": "Broj prodatih"}}}}
